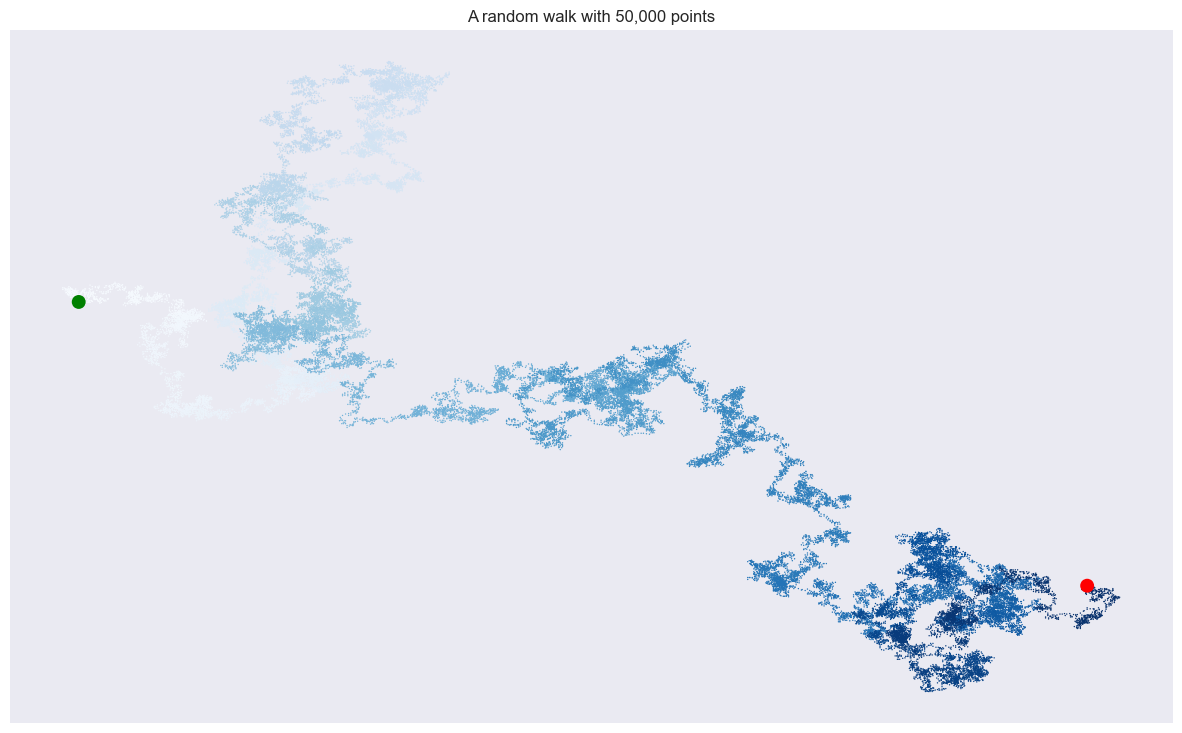

Reproduce this figure in Python.
import matplotlib.pyplot as plt

from random_walk import RandomWalk

# keep making new walks, as long as the program is active
while True:
    # make a random walks
    rw = RandomWalk(50_000)
    rw.fill_walk()

    # plot the points in the walks
    plt.style.use('seaborn')
    fig, ax = plt.subplots(figsize=(15, 9))
    # generate a list of numbers equal to the number of points in the walk
    point_numbers = range(rw.num_points)
    ax.scatter(rw.x_values, rw.y_values, c=point_numbers, cmap=plt.cm.Blues,
     edgecolors='none', s=1)

    # emphasize the first and last points
    ax.scatter(0, 0, c='green', edgecolors='none', s=100)
    ax.scatter(rw.x_values[-1], rw.y_values[-1], c='red', edgecolors='none',
     s=100)

    # remove the axes
    ax.get_xaxis().set_visible(False)
    ax.get_yaxis().set_visible(False)

    # name axes
    ax.set_title("A random walk with 50,000 points")

    #plt.savefig('rw_visual.png', bbox_inches='tight')
    plt.show()

    keep_running = input("Make another walk? (y/n): ")
    if keep_running == 'n':
        break
